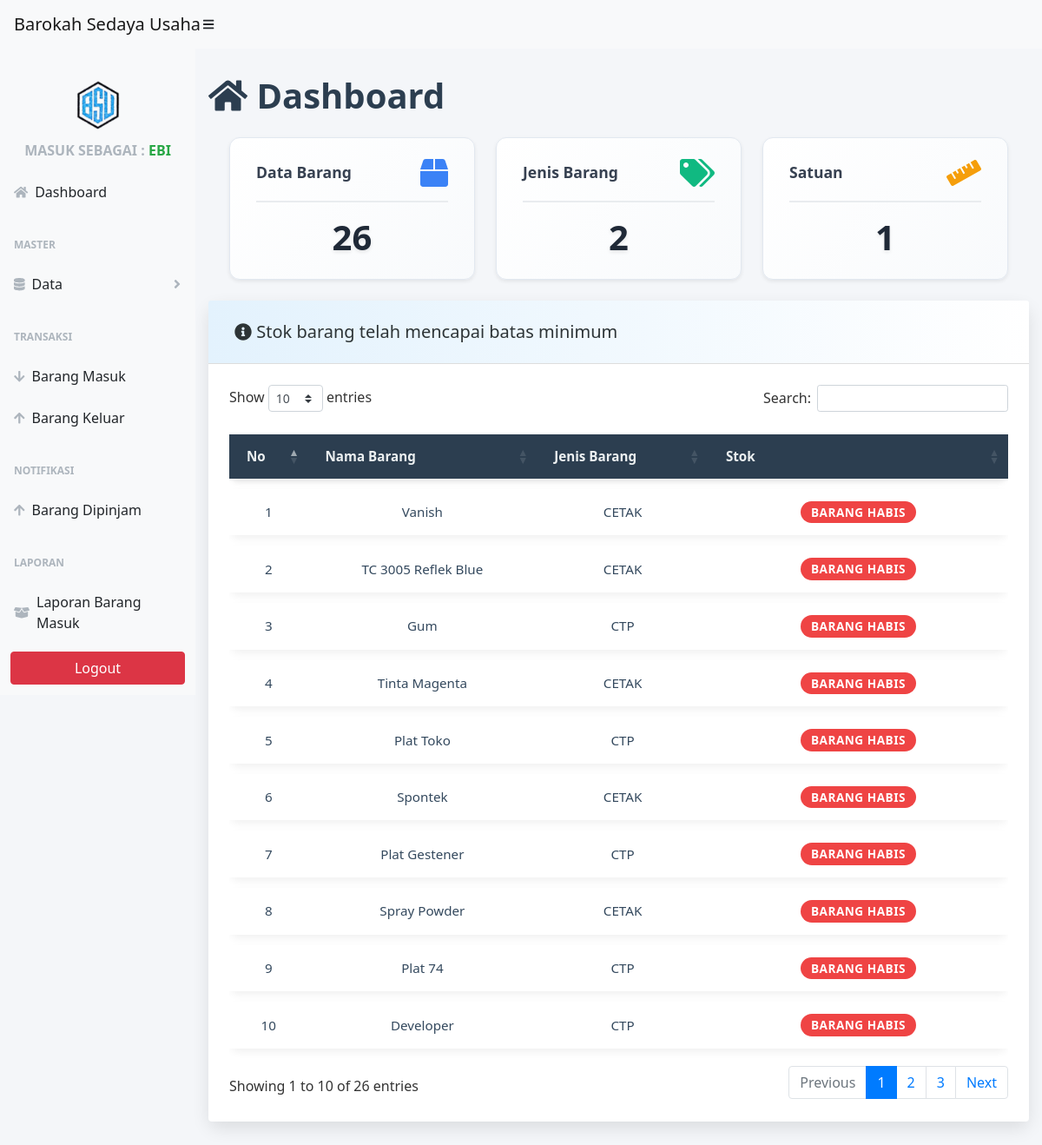
Page /users/index.php (signed in) on the committed database.
### tables this page shows
CREATE TABLE `databarang` (
  `id_barang` int(11) NOT NULL,
  `nama_barang` varchar(255) NOT NULL,
  `id_jenis` int(11) DEFAULT NULL,
  `id_satuan` int(11) DEFAULT NULL,
  `stok` int(11) NOT NULL,
  `tanggal_ditambahkan` timestamp NOT NULL DEFAULT current_timestamp(),
  `id_supplier` int(11) DEFAULT NULL
);

CREATE TABLE `jenisbarang` (
  `id_jenis` int(11) NOT NULL,
  `nama_jenis` varchar(100) NOT NULL,
  `deskripsi` text DEFAULT NULL
);

### users/home.php (the view, shortened to what this page needs)
<?php
$sql = "SELECT COUNT(id_barang) AS jumlah_barang FROM databarang";
$result = $conn->query($sql);
if ($result->num_rows > 0) {
  $row = $result->fetch_assoc();
  $jumlah_barang = $row["jumlah_barang"];
} else {
  $jumlah_barang = 0;
}
$sql = "SELECT COUNT(id_jenis) AS jumlah_jenis FROM jenisbarang";
$result = $conn->query($sql);
if ($result->num_rows > 0) {
  $row = $result->fetch_assoc();
  $jumlah_jenis = $row["jumlah_jenis"];
} else {
  $jumlah_jenis = 0;
}
$sql = "SELECT COUNT(id_satuan) AS jumlah_satuan FROM satuan";
$result = $conn->query($sql);
if ($result->num_rows > 0) {
  $row = $result->fetch_assoc();
  $jumlah_satuan = $row["jumlah_satuan"];
} else {
  $jumlah_satuan = 0;
}
?>
<div class="container-fluid">
  <div class="bg-dasboard">
    <h1 class="mt-4 mb-4"><i class="fas fa-home"></i> Dashboard</h1>
  </div>
  <div class="container main-content">
    <div class="row">
      <div class="col-md-4 mb-4">
        <a href="?page=databarang" class="card-link">
          <div class="card dashboard-card shadow-sm">
            <div class="card-body">
              <div class="d-flex justify-content-between align-items-center">
                <h5 class="card-title mb-0">Data Barang</h5>
                <i class="fas fa-box fa-2x text-primary-custom"></i>
              </div>
              <hr>
              <h3 class="text-center mt-3 mb-0"><?php echo $jumlah_barang; ?></h3>
            </div>
          </div>
        </a>
      </div>
      <div class="col-md-4 mb-4">
        <a href="?page=jenisbarang" class="card-link">
          <div class="card dashboard-card shadow-sm">
            <div class="card-body">
              <div class="d-flex justify-content-between align-items-center">
                <h5 class="card-title mb-0">Jenis Barang</h5>
                <i class="fas fa-tags fa-2x text-success-custom"></i>
              </div>
              <hr>
              <h3 class="text-center mt-3 mb-0"><?php echo $jumlah_jenis; ?></h3>
            </div>
          </div>
        </a>
      </div>
      <div class="col-md-4 mb-4">
        <a href="?page=satuan" class="card-link">
          <div class="card dashboard-card shadow-sm">
            <div class="card-body">
              <div class="d-flex justify-content-between align-items-center">
                <h5 class="card-title mb-0">Satuan</h5>
                <i class="fas fa-ruler fa-2x text-warning-custom"></i>
              </div>
              <hr>
              <h3 class="text-center mt-3 mb-0"><?php echo $jumlah_satuan; ?></h3>
            </div>
          </div>
        </a>
      </div>
    </div>
  </div>
  <div class="card mb-4">
    <div class="card-header d-flex justify-content-between align-items-center">
      <h5 class="mb-0"><i class="fas fa-info-circle"></i> Stok barang telah mencapai batas minimum</h5>
    </div>
    <div class="card-body p-3 p-md-4 bg-white rounded">
      <div class="table-responsive">
        <table class="table table-borderless table-sm" id="dataTable" width="100%" cellspacing="0">
          <thead>
            <tr>
              <th>No</th>
              <th>Nama Barang</th>
              <th>Jenis Barang</th>
              <th>Stok</th>
            </tr>
          </thead>
          <tbody>
            <?php
            $no = 1;
            $sql = $conn->query("SELECT databarang.*, jenisbarang.nama_jenis, satuan.satuan
                                 FROM databarang
                                 JOIN jenisbarang ON databarang.id_jenis = jenisbarang.id_jenis
                                 JOIN satuan ON databarang.id_satuan = satuan.id_satuan
                                 ORDER BY databarang.stok ASC");
            while ($data = $sql->fetch_assoc()) {
            ?>
              <tr>
                <td data-label="No"><?php echo $no++; ?></td>
                <td data-label="Nama Barang"><?php echo $data['nama_barang']; ?></td>
                <td data-label="Jenis Barang"><?php echo $data['nama_jenis']; ?></td>
                <td data-label="Stok">
                  <span class="badge
                    <?php
                    if ($data['stok'] == 0) {
                      echo 'badge-danger';
                    } elseif ($data['stok'] > 0 && $data['stok'] <= 10) {
                      echo 'badge-warning';
                    } else {
                      echo 'badge-success';
                    }
                    ?>">
                    <?php
                    if ($data['stok'] == 0) {
                      echo "Barang Habis";
                    } elseif ($data['stok'] > 0 && $data['stok'] <= 10) {
                      echo "Barang Hampir Habis";
                    } else {
                      echo "Tersedia";
                    }
                    ?>
                  </span>
                </td>
              </tr>
            <?php } ?>
          </tbody>
        </table>
      </div>
    </div>
  </div>
</div>

### users/home.php (style rules this page uses)
body { font-family: 'Segoe UI', Tahoma, Geneva, Verdana, sans-serif; background-color: #f4f6f9; color: #333; }
.container-fluid { max-width: 100%; margin: 30px auto; padding: 0 15px; }
.bg-dasboard h1 { font-weight: 700; color: #2c3e50; }
.card { background: #fff; border-radius: 12px; box-shadow: 0 8px 20px rgba(0,0,0,0.1); transition: all 0.3s ease; border: none; }
.card-header { padding: 24px 30px; font-weight: 700; font-size: 1.4rem; background: linear-gradient(to right, #e3f2fd, #ffffff); border-bottom: 1px solid #ddd; color: #2d3436; border-top-left-radius: 12px; border-top-right-radius: 12px; }
.card-body { padding: 24px 30px; }
.card-link { text-decoration: none; color: inherit; }
.dashboard-card { background: linear-gradient(135deg, #fff 0%, #f8fafc 100%); border: 1px solid #e2e8f0; transition: all 0.3s ease; position: relative; overflow: hidden; }
.dashboard-card::before { content: ''; position: absolute; top: 0; left: 0; right: 0; height: 4px; background: linear-gradient(90deg, #3b82f6, #1d4ed8); opacity: 0; transition: opacity 0.3s ease; }
.dashboard-card .card-title { font-weight: 600; color: #374151; font-size: 1.1rem; }
.dashboard-card h3 { font-weight: 700; font-size: 2.5rem; color: #1f2937; text-shadow: 0 2px 4px rgba(0,0,0,0.1); }
.text-primary-custom { color: #3b82f6 !important; }
.text-success-custom { color: #10b981 !important; }
.text-warning-custom { color: #f59e0b !important; }
#dataTable { width: 100%; border-collapse: separate; border-spacing: 0 12px; font-size: 0.95rem; }
#dataTable thead tr { background-color: #2c3e50; color: #ecf0f1; text-align: center; border-radius: 12px; box-shadow: 0 4px 6px rgba(0,0,0,0.1); }
#dataTable th, #dataTable td { padding: 14px 20px; vertical-align: middle !important; transition: background-color 0.3s ease; }
#dataTable tbody tr { background: #fff; box-shadow: 0 4px 10px rgba(0,0,0,0.06); border-radius: 12px; transition: all 0.3s ease-in-out; }
#dataTable td { text-align: center; color: #34495e; }
.badge { font-size: 0.85rem; padding: 6px 12px; border-radius: 20px; font-weight: 600; text-transform: uppercase; letter-spacing: 0.5px; }
.badge-danger { background-color: #ef4444; color: #fff; }
.main-content { margin-top: 0; }
hr { border-top: 2px solid #e9ecef; margin: 1rem 0; }

### rows in the picture
databarang: nama_barang "Vanish", id_jenis.nama_jenis "CETAK", stok "BARANG HABIS"
databarang: nama_barang "TC 3005 Reflek Blue", id_jenis.nama_jenis "CETAK", stok "BARANG HABIS"
databarang: nama_barang "Gum", id_jenis.nama_jenis "CTP", stok "BARANG HABIS"
databarang: nama_barang "Tinta Magenta", id_jenis.nama_jenis "CETAK", stok "BARANG HABIS"
databarang: nama_barang "Plat Toko", id_jenis.nama_jenis "CTP", stok "BARANG HABIS"
databarang: nama_barang "Spontek", id_jenis.nama_jenis "CETAK", stok "BARANG HABIS"
databarang: nama_barang "Plat Gestener", id_jenis.nama_jenis "CTP", stok "BARANG HABIS"
databarang: nama_barang "Spray Powder", id_jenis.nama_jenis "CETAK", stok "BARANG HABIS"
databarang: nama_barang "Plat 74", id_jenis.nama_jenis "CTP", stok "BARANG HABIS"
databarang: nama_barang "Developer", id_jenis.nama_jenis "CTP", stok "BARANG HABIS"

### other values in the picture
$role "EBI"
$jumlah_barang "26"
$jumlah_jenis "2"
$jumlah_satuan "1"
